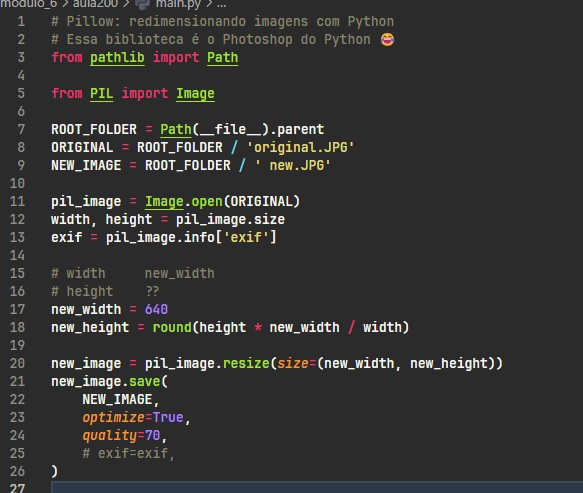
#> input picture modulo_6/aula200/original.jpg, 583 x 493 px
$ python main.py
#> lines starting #> are read from the running program, lines starting #| are printed output that depends on the picture
# Pillow: redimensionando imagens com Python
# Essa biblioteca é o Photoshop do Python 😂
from pathlib import Path

from PIL import Image

ROOT_FOLDER = Path(__file__).parent
ORIGINAL = ROOT_FOLDER / 'original.jpg'
NEW_IMAGE = ROOT_FOLDER / ' new.jpg'

pil_image = Image.open(ORIGINAL)
#> pil_image is the input picture: PIL image 583x493 RGB; mean R, G, B 52.4, 52.2, 50.9
width, height = pil_image.size
#> width = 583; height = 493
exif = pil_image.info.get('exif') or b''

# width     new_width
# height    ??
new_width = 640
new_height = round(height * new_width / width)
#> new_height = 541

new_image = pil_image.resize(size=(new_width, new_height))
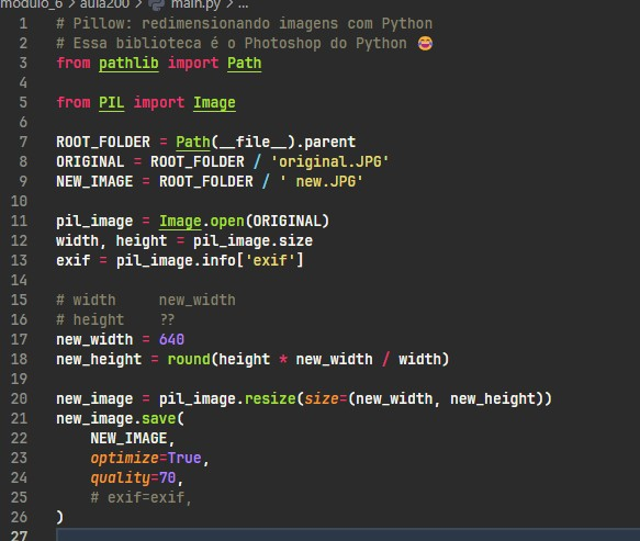
#> new_image: PIL image 640x541 RGB; mean R, G, B 52.4, 52.2, 50.9
new_image.save(
    NEW_IMAGE,
    optimize=True,
    quality=70,
    exif=exif,
)
